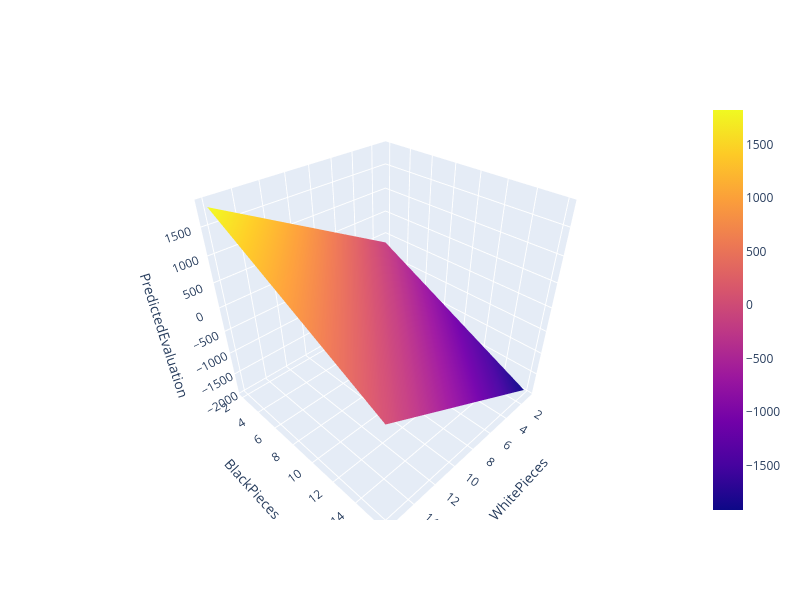

Notebook code cell kept with this figure:
### Code cell
import numpy as np
import plotly.graph_objects as go

# grid
w_vals = np.linspace(df["WhitePieces"].min(), df["WhitePieces"].max(), 50)
b_vals = np.linspace(df["BlackPieces"].min(), df["BlackPieces"].max(), 50)
W, B = np.meshgrid(w_vals, b_vals)

# predictions
grid = np.column_stack([W.ravel(), B.ravel()])
Z = model.predict(grid).reshape(W.shape)

fig = go.Figure(
    data=go.Surface(x=W, y=B, z=Z)
)

fig.update_layout(
    scene=dict(
        xaxis_title="WhitePieces",
        yaxis_title="BlackPieces",
        zaxis_title="PredictedEvaluation"
    ),
    width=800,
    height=600
)

fig.show()

### Figure 1 — Plotly figure (JSON) as saved in the notebook; plotly's stock layout.template omitted (floating-point values rounded to 4 significant figures; data arrays with more than 128 entries replaced by an {"elided": "..."} marker saying what was removed)
{"data": [{"x": {"elided": "50x50 float values"}, "y": {"elided": "50x50 float values"}, "z": {"elided": "50x50 float values"}, "type": "surface"}], "layout": {"scene": {"xaxis": {"title": {"text": "WhitePieces"}}, "yaxis": {"title": {"text": "BlackPieces"}}, "zaxis": {"title": {"text": "PredictedEvaluation"}}}, "width": 800, "height": 600}}
